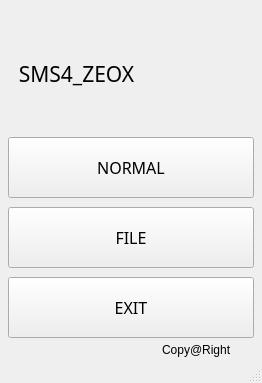
<?xml version="1.0" encoding="UTF-8"?>
<ui version="4.0">
 <class>sm4_zeox</class>
 <widget class="QMainWindow" name="sm4_zeox">
  <property name="geometry">
   <rect>
    <x>0</x>
    <y>0</y>
    <width>262</width>
    <height>383</height>
   </rect>
  </property>
  <property name="windowTitle">
   <string>SMS4_ZEOX</string>
  </property>
  <property name="toolButtonStyle">
   <enum>Qt::ToolButtonIconOnly</enum>
  </property>
  <widget class="QWidget" name="centralwidget">
   <widget class="QPushButton" name="normBtn">
    <property name="geometry">
     <rect>
      <x>8</x>
      <y>137</y>
      <width>246</width>
      <height>61</height>
     </rect>
    </property>
    <property name="font">
     <font>
      <family>微软雅黑 Light</family>
      <pointsize>12</pointsize>
     </font>
    </property>
    <property name="text">
     <string>NORMAL</string>
    </property>
   </widget>
   <widget class="QPushButton" name="fileBtn">
    <property name="geometry">
     <rect>
      <x>8</x>
      <y>207</y>
      <width>246</width>
      <height>61</height>
     </rect>
    </property>
    <property name="font">
     <font>
      <family>微软雅黑 Light</family>
      <pointsize>12</pointsize>
     </font>
    </property>
    <property name="text">
     <string>FILE</string>
    </property>
   </widget>
   <widget class="QPushButton" name="authBtn">
    <property name="geometry">
     <rect>
      <x>8</x>
      <y>277</y>
      <width>246</width>
      <height>61</height>
     </rect>
    </property>
    <property name="font">
     <font>
      <family>微软雅黑 Light</family>
      <pointsize>12</pointsize>
     </font>
    </property>
    <property name="text">
     <string>EXIT</string>
    </property>
   </widget>
   <widget class="QLabel" name="line_1">
    <property name="geometry">
     <rect>
      <x>8</x>
      <y>197</y>
      <width>246</width>
      <height>1</height>
     </rect>
    </property>
    <property name="text">
     <string/>
    </property>
   </widget>
   <widget class="QLabel" name="line_2">
    <property name="geometry">
     <rect>
      <x>8</x>
      <y>267</y>
      <width>246</width>
      <height>1</height>
     </rect>
    </property>
    <property name="text">
     <string/>
    </property>
   </widget>
   <widget class="QLabel" name="line_3">
    <property name="geometry">
     <rect>
      <x>8</x>
      <y>336</y>
      <width>246</width>
      <height>1</height>
     </rect>
    </property>
    <property name="text">
     <string/>
    </property>
   </widget>
   <widget class="QLabel" name="top_label">
    <property name="geometry">
     <rect>
      <x>8</x>
      <y>8</y>
      <width>246</width>
      <height>111</height>
     </rect>
    </property>
    <property name="font">
     <font>
      <family>微软雅黑 Light</family>
      <pointsize>16</pointsize>
     </font>
    </property>
    <property name="text">
     <string>&lt;html&gt;&lt;head/&gt;&lt;body&gt;&lt;p&gt;&lt;br/&gt;&lt;/p&gt;&lt;/body&gt;&lt;/html&gt;</string>
    </property>
   </widget>
   <widget class="QLabel" name="low_label">
    <property name="geometry">
     <rect>
      <x>162</x>
      <y>340</y>
      <width>91</width>
      <height>20</height>
     </rect>
    </property>
    <property name="text">
     <string>Copy@Right</string>
    </property>
   </widget>
   <widget class="QLabel" name="top_label_2">
    <property name="geometry">
     <rect>
      <x>8</x>
      <y>26</y>
      <width>246</width>
      <height>96</height>
     </rect>
    </property>
    <property name="font">
     <font>
      <family>微软雅黑 Light</family>
      <pointsize>16</pointsize>
     </font>
    </property>
    <property name="styleSheet">
     <string notr="true"/>
    </property>
    <property name="text">
     <string>  SMS4_ZEOX</string>
    </property>
   </widget>
  </widget>
  <widget class="QStatusBar" name="statusbar"/>
 </widget>
 <resources/>
 <connections/>
</ui>
